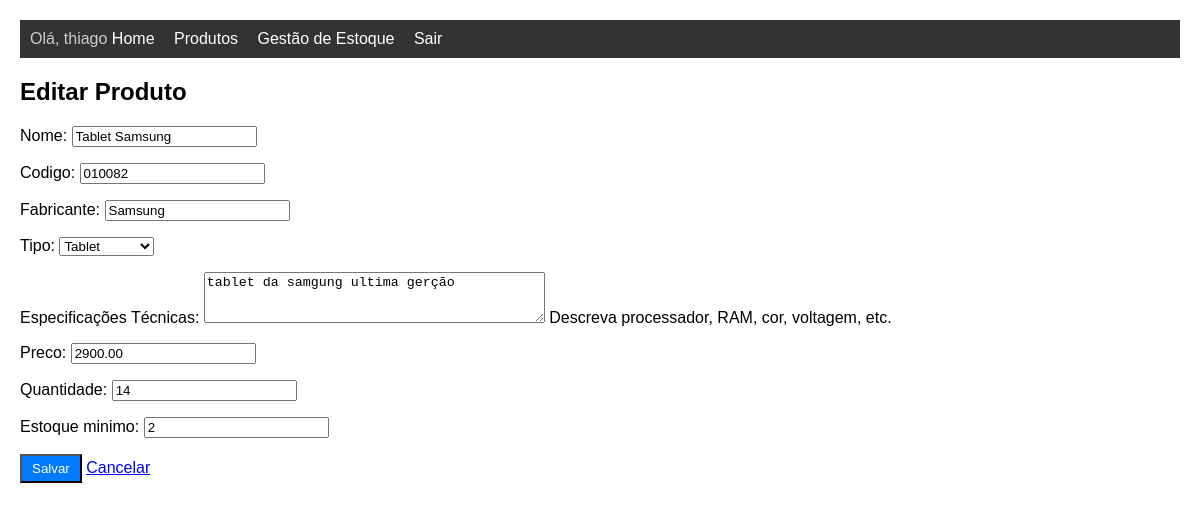
/produtos/editar/3/ (signed in), run on the app's committed database.
### estoque/models.py (models this page shows, shortened)
class Produto(models.Model):
    TIPOS_CHOICES = [
        ('SMARTPHONE', 'Smartphone'),
        ('NOTEBOOK', 'Notebook'),
        ('TABLET', 'Tablet'),
        ('SMARTTV', 'Smart TV'),
        ('ACESSORIO', 'Acessório'),
        ('OUTRO', 'Outro'),
    ]
    nome = models.CharField(max_length=100)
    codigo = models.CharField(max_length=50, unique=True)
    fabricante = models.CharField(max_length=100)
    tipo = models.CharField(max_length=20, choices=TIPOS_CHOICES, default='OUTRO')
    especificacoes = models.TextField(verbose_name="Especificações Técnicas", help_text="Descreva processador, RAM, cor, voltagem, etc.")
    preco = models.DecimalField(max_digits=10, decimal_places=2)
    quantidade = models.IntegerField(default=0)
    estoque_minimo = models.IntegerField(default=5)
    criado_em = models.DateTimeField(auto_now_add=True)

### estoque/views.py (the view)
# urls.py: path('produtos/editar/<int:pk>/', views.produto_editar, name='produto_editar'),
@login_required
def produto_editar(request, pk):
    produto = get_object_or_404(Produto, pk=pk)
    if request.method == 'POST':
        form = ProdutoForm(request.POST, instance=produto)
        if form.is_valid():
            form.save()
            messages.success(request, "Produto atualizado!")
            return redirect('produto_lista')
    else:
        form = ProdutoForm(instance=produto)
    return render(request, 'produto_form.html', {'form': form, 'titulo': 'Editar Produto'})

### estoque/forms.py
class ProdutoForm(forms.ModelForm):
    class Meta:
        model = Produto
        fields = '__all__'
        widgets = {
            'especificacoes': forms.Textarea(attrs={'rows': 3}),
        }

### templates/produto_form.html (shortened to what this page needs)
{% extends 'base.html' %}
{% block content %}
<h2>{{ titulo }}</h2>
<form method="post">
    {{ form.as_p }}
    <button type="submit" class="btn">Salvar</button>
    <a href="{% url 'produto_lista' %}">Cancelar</a>
</form>
{% endblock %}

### templates/base.html (shortened to what this page needs)
<!DOCTYPE html>
<html>
<head>
</head>
<body>
    {% if user.is_authenticated %}
    <nav>
        <span style="color: #ccc;">Olá, {{ user.username }}</span>
        <a href="{% url 'home' %}">Home</a>
        <a href="{% url 'produto_lista' %}">Produtos</a>
        <a href="{% url 'gestao_estoque' %}">Gestão de Estoque</a>
        <a href="{% url 'logout' %}">Sair</a>
    </nav>
    {% endif %}
    {% block content %}{% endblock %}
</body>
</html>

### templates/base.html (style rules this page uses)
body { font-family: sans-serif; margin: 20px; }
nav { background: #333; padding: 10px; margin-bottom: 20px; }
nav a { color: white; margin-right: 15px; text-decoration: none; }
.btn { padding: 5px 10px; background: #007bff; color: white; text-decoration: none; cursor: pointer; }

### data on the page
Produto: nome "Tablet Samsung", codigo "010082", fabricante "Samsung", tipo "Tablet", especificacoes "tablet da samgung ultima gerção", preco "2900.00", quantidade "14", estoque_minimo "2"

### other printed values
{{ user.username }} "thiago"
{{ titulo }} "Editar Produto"
